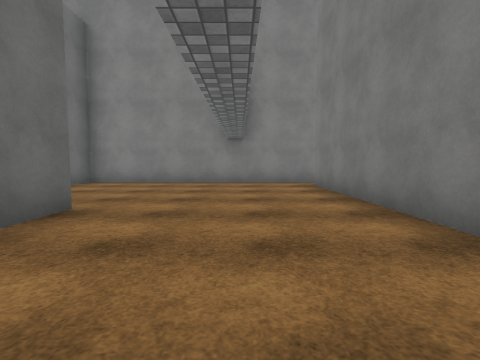
[1] (above)

24 first-person views from a walk through a 3-D level made in the Unity game engine. The camera is 1.3 m above the floor, tilts 4° down and sees 85° across. The floor is counted in squares, 2 m on a side. Each view is taken from the middle of a square. On the plan, view 1 faces up. The plan holds only what a view shows up to about 9 squares ahead; the rest is blank. The place goes on beyond the plan. The player character is not drawn. Some surface patterns are stand-ins.

[2]
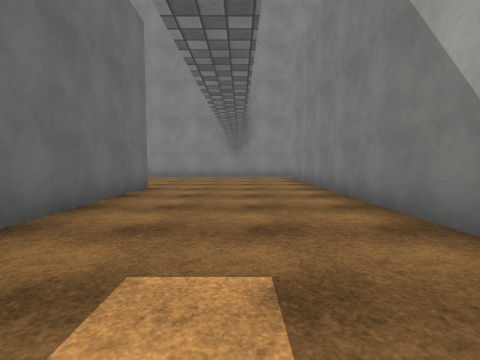

[3]
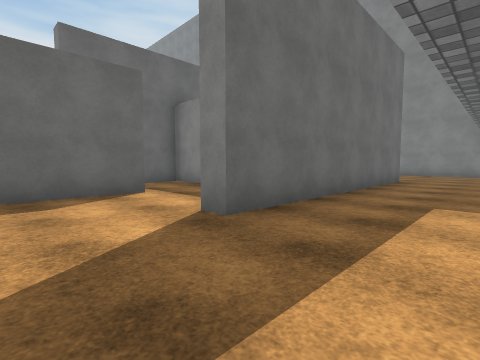

[4]
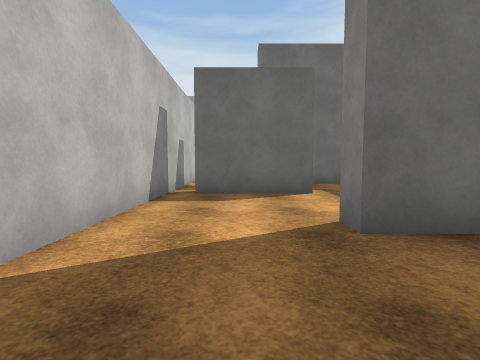

[5]
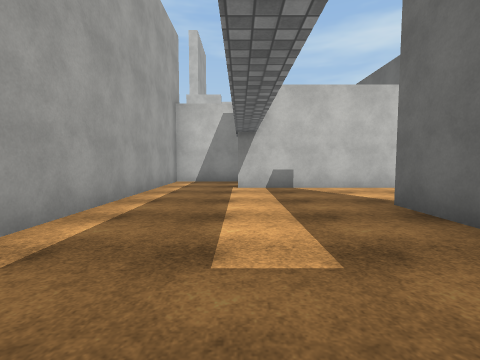

[6]
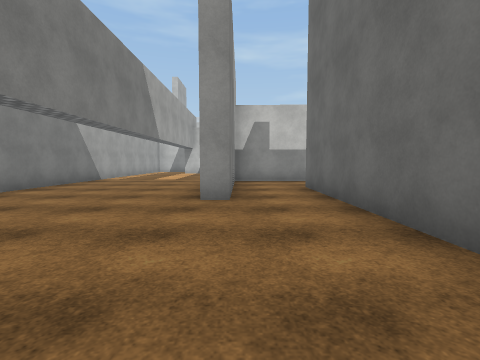

[7]
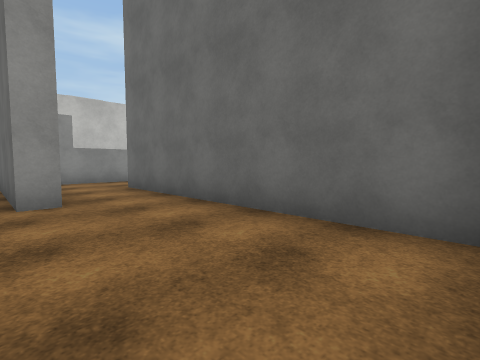

[8]
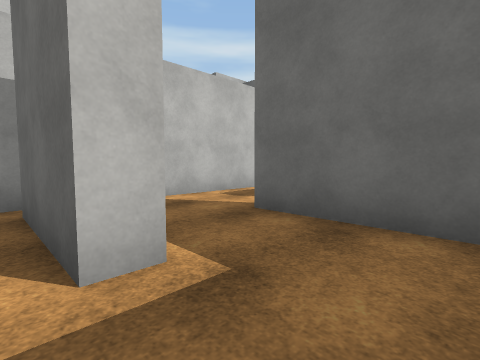

[9]
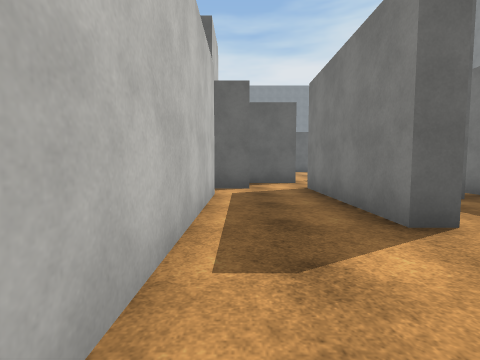

[10]
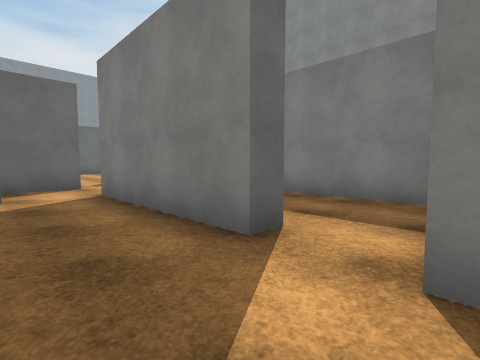

[11]
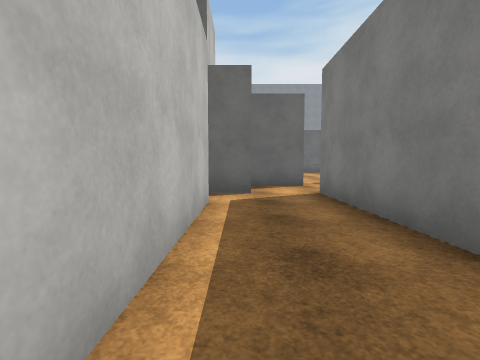

[12]
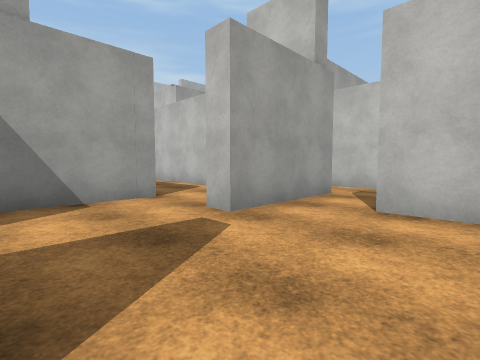

[13]
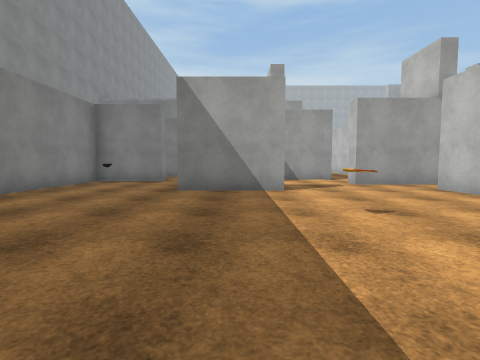

[14]
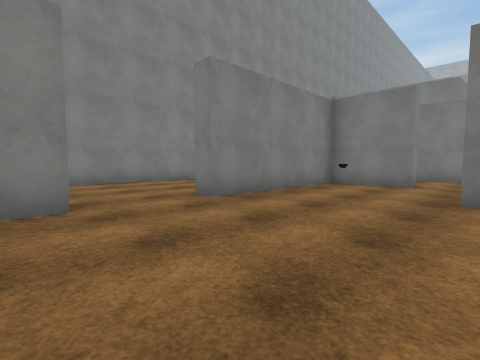

[15]
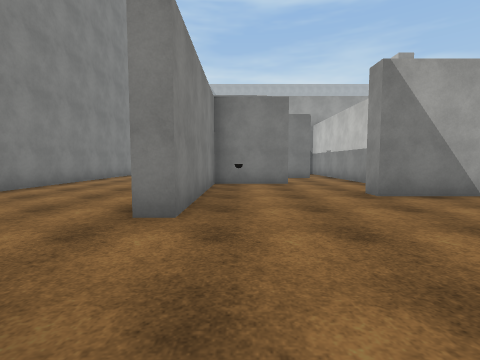

[16]
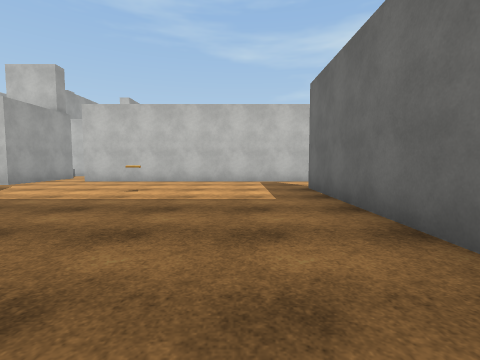

[17]
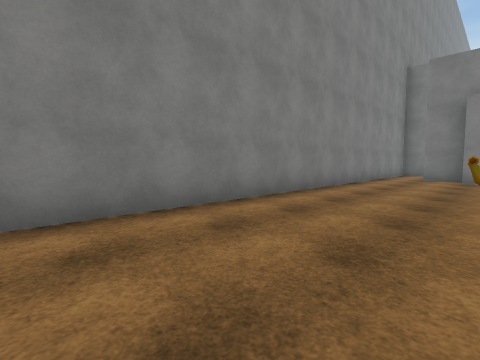

[18]
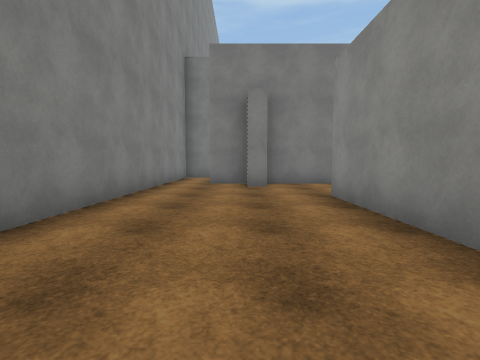

[19]
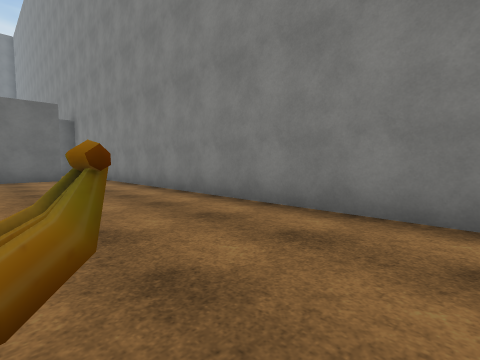

[20]
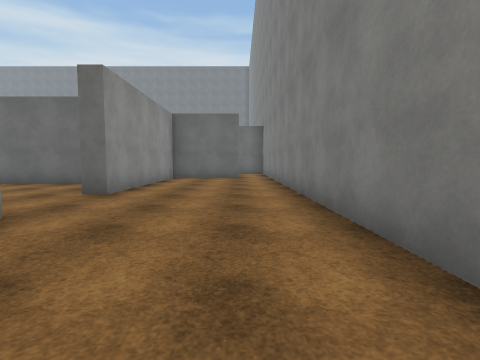

[21]
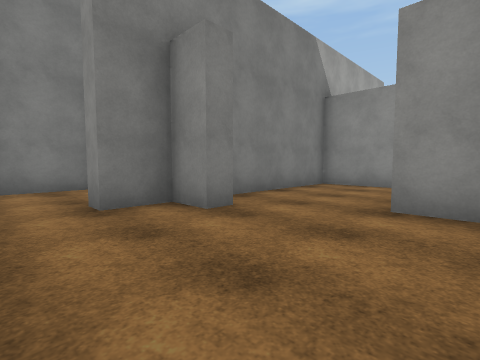

[22]
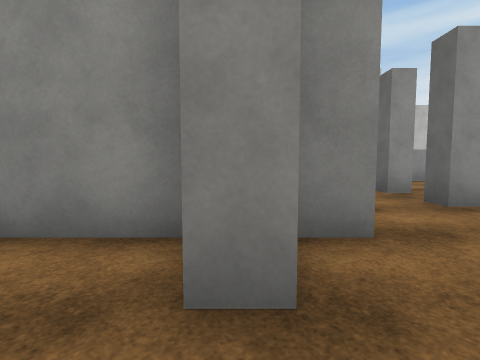

[23]
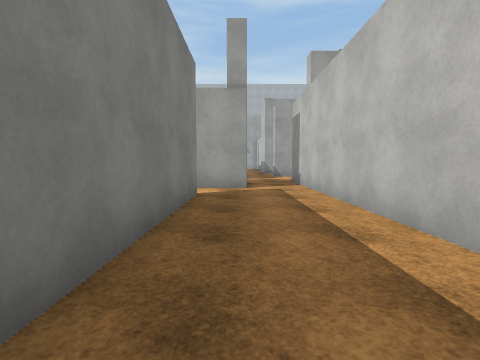

[24]
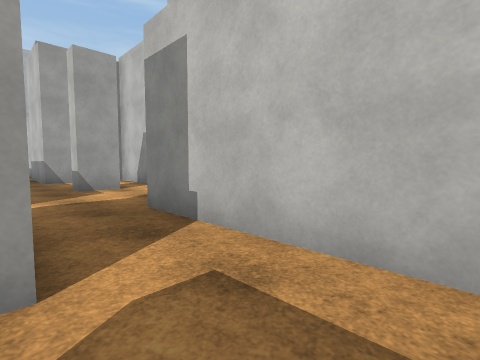

### Floor plan
Key: @ floor where view 1 was taken; # wall or solid block; x gap in a wall; . floor; B banana; O other object.
Columns run from 25 left of view 1 to 2 right of it. Each row starts with its distance up from view 1.
  9 ################### ########
  8 ....................#.......
  7 ....................#......#
  6 .................#..#......#
  5 ........B.......#####......#
  4 ####...#######...#  #......#
  3  #........O#.....#  #..#...#
  2  #.........#..#..#  #..#...#
  1  #............#..#  ...#...#
  0  #......#.... ####  ...#.@.#
 -1  #......#  #############...#
 -2  #...O......##...#...  #...#
 -3  #..........#....#.... #...#
 -4  ...........####.#..#......#
 -5  .........#.........#......#
 -6  ########.#.#.......x......#
 -7    .......###x############.#
 -8     ...............      ..#
 -9      #######...#..##     ###
-10               ...
-11                 ##

Where each view was taken, in squares from view 1:
view 1: 0 up, 0 right, facing up
view 2: 3 down, 0 right, facing up
view 3: 6 down, 0 right, facing up-left
view 4: 5 down, 0 right, facing left
view 5: 0 up, 0 right, facing down
view 6: 8 up, 3 left, facing down
view 7: 8 up, 2 left, facing down-left
view 8: 2 down, 5 left, facing down-left
view 9: 6 down, 7 left, facing left
view 10: 6 down, 8 left, facing up-left
view 11: 6 down, 8 left, facing left
view 12: 2 down, 18 left, facing down-right
view 13: 1 down, 23 left, facing right
view 14: 0 up, 22 left, facing up-right
view 15: 3 up, 22 left, facing right
view 16: 3 up, 22 left, facing down
view 17: 5 up, 19 left, facing up-right
view 18: 6 up, 16 left, facing right
view 19: 5 up, 16 left, facing up-left
view 20: 7 up, 16 left, facing left
view 21: 8 up, 12 left, facing down-right
view 22: 8 up, 8 left, facing down
view 23: 7 down, 22 left, facing right
view 24: 7 down, 17 left, facing down-right
